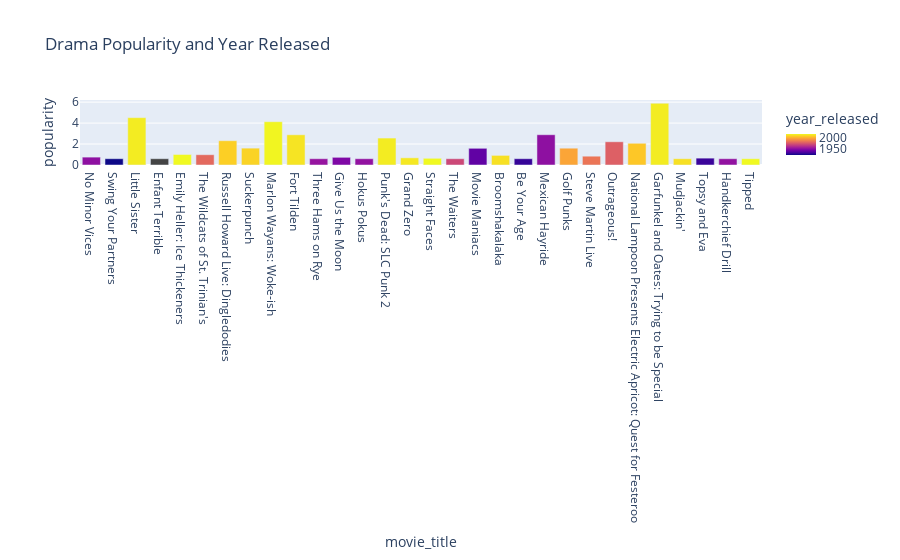

Notebook code cell kept with this figure:
### Code cell
fg2 = Comedy[:30]
figCom = px.bar(fg2, x = "movie_title", y = "popularity", title = "Drama Popularity and Year Released", color = "year_released")
figCom.show()

### Figure 1 — Plotly figure (JSON) as saved in the notebook; plotly's stock layout.template omitted (floating-point values rounded to 4 significant figures)
{"data": [{"alignmentgroup": "True", "hovertemplate": "movie_title=%{x}<br>popularity=%{y}<br>year_released=%{marker.color}<extra></extra>", "legendgroup": "", "marker": {"color": [1948, 1918, 2016, null, 2019, 1980, 2009, 2010, 2018, 2014, 1950, 1944, 1949, 2016, 2015, 2019, 1969, 1936, 2013, 1926, 1948, 1998, 1984, 1977, 2007, 2016, 2013, 1927, 1949, 2019], "coloraxis": "coloraxis", "pattern": {"shape": ""}}, "name": "", "offsetgroup": "", "orientation": "v", "showlegend": false, "textposition": "auto", "type": "bar", "x": ["No Minor Vices", "Swing Your Partners", "Little Sister", "Enfant Terrible", "Emily Heller: Ice Thickeners", "The Wildcats of St. Trinian's", "Russell Howard Live: Dingledodies", "Suckerpunch", "Marlon Wayans: Woke-ish", "Fort Tilden", "Three Hams on Rye", "Give Us the Moon", "Hokus Pokus", "Punk's Dead: SLC Punk 2", "Grand Zero", "Straight Faces", "The Waiters", "Movie Maniacs", "Broomshakalaka", "Be Your Age", "Mexican Hayride", "Golf Punks", "Steve Martin Live", "Outrageous!", "National Lampoon Presents Electric Apricot: Quest for Festeroo", "Garfunkel and Oates: Trying to be Special", "Mudjackin'", "Topsy and Eva", "Handkerchief Drill", "Tipped"], "xaxis": "x", "y": [0.752, 0.6, 4.519, 0.6, 1.005, 0.982, 2.318, 1.61, 4.132, 2.885, 0.6, 0.733, 0.6, 2.572, 0.686, 0.64, 0.6, 1.594, 0.918, 0.6, 2.889, 1.604, 0.84, 2.218, 2.074, 5.893, 0.6, 0.655, 0.6, 0.6], "yaxis": "y"}], "layout": {"barmode": "relative", "coloraxis": {"colorbar": {"title": {"text": "year_released"}}, "colorscale": [[0, "#0d0887"], [0.1111, "#46039f"], [0.2222, "#7201a8"], [0.3333, "#9c179e"], [0.4444, "#bd3786"], [0.5556, "#d8576b"], [0.6667, "#ed7953"], [0.7778, "#fb9f3a"], [0.8889, "#fdca26"], [1, "#f0f921"]]}, "legend": {"tracegroupgap": 0}, "title": {"text": "Drama Popularity and Year Released"}, "xaxis": {"anchor": "y", "domain": [0, 1], "title": {"text": "movie_title"}}, "yaxis": {"anchor": "x", "domain": [0, 1], "title": {"text": "popularity"}}}}
